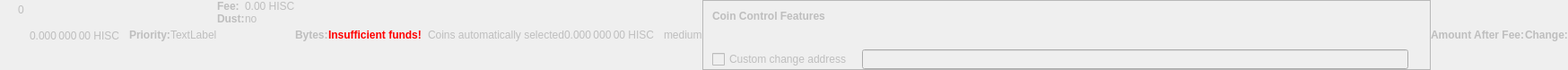
    <widget class="QWidget" name="dummyHideWidget" native="true">
     <property name="enabled">
      <bool>false</bool>
     </property>
     <property name="maximumSize">
      <size>
       <width>100</width>
       <height>22</height>
      </size>
     </property>
     <layout class="QHBoxLayout" name="dummyHideLayout">
      <property name="spacing">
       <number>0</number>
      </property>
      <property name="leftMargin">
       <number>0</number>
      </property>
      <property name="topMargin">
       <number>0</number>
      </property>
      <property name="rightMargin">
       <number>0</number>
      </property>
      <property name="bottomMargin">
       <number>0</number>
      </property>
      <item>
       <layout class="QFormLayout" name="formLayoutCoinControl1">
        <property name="horizontalSpacing">
         <number>10</number>
        </property>
        <property name="verticalSpacing">
         <number>14</number>
        </property>
        <property name="leftMargin">
         <number>10</number>
        </property>
        <property name="topMargin">
         <number>4</number>
        </property>
        <property name="rightMargin">
         <number>6</number>
        </property>
        <item row="0" column="1">
         <widget class="QLabel" name="labelCoinControlBytes">
          <property name="cursor">
           <cursorShape>IBeamCursor</cursorShape>
          </property>
          <property name="contextMenuPolicy">
           <enum>Qt::ActionsContextMenu</enum>
          </property>
          <property name="text">
           <string notr="true">0</string>
          </property>
          <property name="textInteractionFlags">
           <set>Qt::LinksAccessibleByMouse|Qt::TextSelectableByKeyboard|Qt::TextSelectableByMouse</set>
          </property>
         </widget>
        </item>
       </layout>
      </item>
      <item>
       <widget class="QLabel" name="labelCoinControlAfterFee">
        <property name="enabled">
         <bool>false</bool>
        </property>
        <property name="sizePolicy">
         <sizepolicy hsizetype="Fixed" vsizetype="Fixed">
          <horstretch>0</horstretch>
          <verstretch>0</verstretch>
         </sizepolicy>
        </property>
        <property name="minimumSize">
         <size>
          <width>111</width>
          <height>12</height>
         </size>
        </property>
        <property name="maximumSize">
         <size>
          <width>111</width>
          <height>12</height>
         </size>
        </property>
        <property name="cursor">
         <cursorShape>IBeamCursor</cursorShape>
        </property>
        <property name="contextMenuPolicy">
         <enum>Qt::ActionsContextMenu</enum>
        </property>
        <property name="text">
         <string notr="true">0.000 000 00 HISC</string>
        </property>
        <property name="textInteractionFlags">
         <set>Qt::LinksAccessibleByMouse|Qt::TextSelectableByKeyboard|Qt::TextSelectableByMouse</set>
        </property>
       </widget>
      </item>
      <item>
       <widget class="QLabel" name="labelCoinControlPriorityText">
        <property name="enabled">
         <bool>false</bool>
        </property>
        <property name="font">
         <font>
          <weight>75</weight>
          <bold>true</bold>
         </font>
        </property>
        <property name="text">
         <string>Priority:</string>
        </property>
       </widget>
      </item>
      <item>
       <layout class="QHBoxLayout" name="horizontalLayout">
        <item>
         <widget class="QLabel" name="WarningLabel">
          <property name="text">
           <string>TextLabel</string>
          </property>
         </widget>
        </item>
       </layout>
      </item>
      <item>
       <layout class="QFormLayout" name="formLayoutCoinControl3">
        <property name="horizontalSpacing">
         <number>0</number>
        </property>
        <property name="verticalSpacing">
         <number>0</number>
        </property>
        <property name="leftMargin">
         <number>0</number>
        </property>
        <property name="topMargin">
         <number>0</number>
        </property>
        <property name="rightMargin">
         <number>0</number>
        </property>
        <item row="0" column="0">
         <widget class="QLabel" name="labelCoinControlFeeText">
          <property name="enabled">
           <bool>false</bool>
          </property>
          <property name="font">
           <font>
            <weight>75</weight>
            <bold>true</bold>
           </font>
          </property>
          <property name="text">
           <string>Fee:</string>
          </property>
          <property name="margin">
           <number>0</number>
          </property>
         </widget>
        </item>
        <item row="0" column="1">
         <widget class="QLabel" name="labelCoinControlFee">
          <property name="enabled">
           <bool>false</bool>
          </property>
          <property name="cursor">
           <cursorShape>IBeamCursor</cursorShape>
          </property>
          <property name="contextMenuPolicy">
           <enum>Qt::ActionsContextMenu</enum>
          </property>
          <property name="text">
           <string notr="true">0.00 HISC</string>
          </property>
          <property name="textInteractionFlags">
           <set>Qt::LinksAccessibleByMouse|Qt::TextSelectableByKeyboard|Qt::TextSelectableByMouse</set>
          </property>
         </widget>
        </item>
        <item row="1" column="0">
         <widget class="QLabel" name="labelCoinControlLowOutputText">
          <property name="enabled">
           <bool>false</bool>
          </property>
          <property name="font">
           <font>
            <weight>75</weight>
            <bold>true</bold>
           </font>
          </property>
          <property name="text">
           <string>Dust:</string>
          </property>
         </widget>
        </item>
        <item row="1" column="1">
         <widget class="QLabel" name="labelCoinControlLowOutput">
          <property name="enabled">
           <bool>false</bool>
          </property>
          <property name="cursor">
           <cursorShape>IBeamCursor</cursorShape>
          </property>
          <property name="contextMenuPolicy">
           <enum>Qt::ActionsContextMenu</enum>
          </property>
          <property name="text">
           <string>no</string>
          </property>
          <property name="textInteractionFlags">
           <set>Qt::LinksAccessibleByMouse|Qt::TextSelectableByKeyboard|Qt::TextSelectableByMouse</set>
          </property>
         </widget>
        </item>
       </layout>
      </item>
      <item>
       <widget class="QLabel" name="labelCoinControlBytesText">
        <property name="enabled">
         <bool>false</bool>
        </property>
        <property name="font">
         <font>
          <weight>75</weight>
          <bold>true</bold>
         </font>
        </property>
        <property name="text">
         <string>Bytes:</string>
        </property>
       </widget>
      </item>
      <item>
       <layout class="QFormLayout" name="formLayoutCoinControl2">
        <property name="horizontalSpacing">
         <number>0</number>
        </property>
        <property name="verticalSpacing">
         <number>0</number>
        </property>
        <property name="leftMargin">
         <number>0</number>
        </property>
        <property name="topMargin">
         <number>0</number>
        </property>
        <property name="rightMargin">
         <number>0</number>
        </property>
       </layout>
      </item>
      <item>
       <layout class="QHBoxLayout" name="horizontalLayoutCoinControl2">
        <property name="spacing">
         <number>0</number>
        </property>
        <property name="bottomMargin">
         <number>0</number>
        </property>
       </layout>
      </item>
      <item>
       <widget class="QLabel" name="labelCoinControlInsuffFunds">
        <property name="enabled">
         <bool>false</bool>
        </property>
        <property name="minimumSize">
         <size>
          <width>0</width>
          <height>0</height>
         </size>
        </property>
        <property name="font">
         <font>
          <weight>75</weight>
          <bold>true</bold>
         </font>
        </property>
        <property name="styleSheet">
         <string notr="true">color:red;font-weight:bold;</string>
        </property>
        <property name="text">
         <string>Insufficient funds!</string>
        </property>
        <property name="margin">
         <number>5</number>
        </property>
       </widget>
      </item>
      <item>
       <layout class="QFormLayout" name="formLayoutCoinControl4">
        <property name="horizontalSpacing">
         <number>0</number>
        </property>
        <property name="verticalSpacing">
         <number>0</number>
        </property>
        <property name="leftMargin">
         <number>0</number>
        </property>
        <property name="topMargin">
         <number>0</number>
        </property>
        <property name="rightMargin">
         <number>0</number>
        </property>
       </layout>
      </item>
      <item>
       <widget class="QLabel" name="labelCoinControlChangeLabel">
        <property name="enabled">
         <bool>false</bool>
        </property>
        <property name="sizePolicy">
         <sizepolicy hsizetype="Preferred" vsizetype="Expanding">
          <horstretch>0</horstretch>
          <verstretch>0</verstretch>
         </sizepolicy>
        </property>
        <property name="minimumSize">
         <size>
          <width>0</width>
          <height>0</height>
         </size>
        </property>
        <property name="text">
         <string/>
        </property>
        <property name="margin">
         <number>3</number>
        </property>
       </widget>
      </item>
      <item>
       <widget class="QLabel" name="labelCoinControlAutomaticallySelected">
        <property name="enabled">
         <bool>false</bool>
        </property>
        <property name="sizePolicy">
         <sizepolicy hsizetype="Fixed" vsizetype="Fixed">
          <horstretch>0</horstretch>
          <verstretch>0</verstretch>
         </sizepolicy>
        </property>
        <property name="minimumSize">
         <size>
          <width>0</width>
          <height>0</height>
         </size>
        </property>
        <property name="maximumSize">
         <size>
          <width>240</width>
          <height>16777215</height>
         </size>
        </property>
        <property name="text">
         <string>Coins automatically selected</string>
        </property>
        <property name="margin">
         <number>5</number>
        </property>
       </widget>
      </item>
      <item>
       <widget class="QLabel" name="labelCoinControlChange">
        <property name="enabled">
         <bool>false</bool>
        </property>
        <property name="sizePolicy">
         <sizepolicy hsizetype="Fixed" vsizetype="Fixed">
          <horstretch>0</horstretch>
          <verstretch>0</verstretch>
         </sizepolicy>
        </property>
        <property name="minimumSize">
         <size>
          <width>111</width>
          <height>0</height>
         </size>
        </property>
        <property name="maximumSize">
         <size>
          <width>111</width>
          <height>16777215</height>
         </size>
        </property>
        <property name="cursor">
         <cursorShape>IBeamCursor</cursorShape>
        </property>
        <property name="contextMenuPolicy">
         <enum>Qt::ActionsContextMenu</enum>
        </property>
        <property name="text">
         <string notr="true">0.000 000 00 HISC</string>
        </property>
        <property name="textInteractionFlags">
         <set>Qt::LinksAccessibleByMouse|Qt::TextSelectableByKeyboard|Qt::TextSelectableByMouse</set>
        </property>
       </widget>
      </item>
      <item>
       <widget class="QLabel" name="labelCoinControlPriority">
        <property name="enabled">
         <bool>false</bool>
        </property>
        <property name="cursor">
         <cursorShape>IBeamCursor</cursorShape>
        </property>
        <property name="contextMenuPolicy">
         <enum>Qt::ActionsContextMenu</enum>
        </property>
        <property name="text">
         <string>medium</string>
        </property>
        <property name="textInteractionFlags">
         <set>Qt::LinksAccessibleByMouse|Qt::TextSelectableByKeyboard|Qt::TextSelectableByMouse</set>
        </property>
       </widget>
      </item>
      <item>
       <widget class="QFrame" name="frameCoinControl">
        <property name="sizePolicy">
         <sizepolicy hsizetype="Expanding" vsizetype="Expanding">
          <horstretch>0</horstretch>
          <verstretch>0</verstretch>
         </sizepolicy>
        </property>
        <property name="maximumSize">
         <size>
          <width>16777215</width>
          <height>16777215</height>
         </size>
        </property>
        <property name="frameShape">
         <enum>QFrame::StyledPanel</enum>
        </property>
        <property name="frameShadow">
         <enum>QFrame::Sunken</enum>
        </property>
        <layout class="QVBoxLayout" name="verticalLayoutCoinControl2_2">
         <property name="spacing">
          <number>0</number>
         </property>
         <property name="leftMargin">
          <number>0</number>
         </property>
         <property name="topMargin">
          <number>0</number>
         </property>
         <property name="rightMargin">
          <number>0</number>
         </property>
         <property name="bottomMargin">
          <number>0</number>
         </property>
         <item>
          <layout class="QVBoxLayout" name="verticalLayoutCoinControl" stretch="0,0,0,1">
           <property name="spacing">
            <number>0</number>
           </property>
           <property name="leftMargin">
            <number>10</number>
           </property>
           <property name="topMargin">
            <number>10</number>
           </property>
           <item>
            <layout class="QHBoxLayout" name="horizontalLayoutCoinControl1">
             <property name="bottomMargin">
              <number>15</number>
             </property>
             <item>
              <widget class="QLabel" name="labelCoinControlFeatures">
               <property name="enabled">
                <bool>false</bool>
               </property>
               <property name="sizePolicy">
                <sizepolicy hsizetype="Preferred" vsizetype="Maximum">
                 <horstretch>0</horstretch>
                 <verstretch>0</verstretch>
                </sizepolicy>
               </property>
               <property name="font">
                <font>
                 <weight>75</weight>
                 <bold>true</bold>
                </font>
               </property>
               <property name="styleSheet">
                <string notr="true">font-weight:bold;</string>
               </property>
               <property name="text">
                <string>Coin Control Features</string>
               </property>
              </widget>
             </item>
            </layout>
           </item>
           <item>
            <widget class="QWidget" name="widgetCoinControl" native="true">
             <property name="sizePolicy">
              <sizepolicy hsizetype="Preferred" vsizetype="Preferred">
               <horstretch>0</horstretch>
               <verstretch>0</verstretch>
              </sizepolicy>
             </property>
             <property name="minimumSize">
              <size>
               <width>0</width>
               <height>0</height>
              </size>
             </property>
             <property name="styleSheet">
              <string notr="true"/>
             </property>
             <layout class="QHBoxLayout" name="horizontalLayoutCoinControl5_2">
              <property name="leftMargin">
               <number>0</number>
              </property>
              <property name="topMargin">
               <number>0</number>
              </property>
              <property name="rightMargin">
               <number>0</number>
              </property>
              <property name="bottomMargin">
               <number>0</number>
              </property>
              <item>
               <layout class="QHBoxLayout" name="horizontalLayoutCoinControl3">
                <property name="spacing">
                 <number>20</number>
                </property>
                <property name="topMargin">
                 <number>0</number>
                </property>
                <property name="bottomMargin">
                 <number>10</number>
                </property>
               </layout>
              </item>
             </layout>
            </widget>
           </item>
           <item>
            <layout class="QHBoxLayout" name="horizontalLayoutCoinControl4" stretch="0,0,0">
             <property name="spacing">
              <number>12</number>
             </property>
             <property name="sizeConstraint">
              <enum>QLayout::SetDefaultConstraint</enum>
             </property>
             <property name="topMargin">
              <number>5</number>
             </property>
             <property name="rightMargin">
              <number>5</number>
             </property>
             <item>
              <widget class="QCheckBox" name="checkBoxCoinControlChange">
               <property name="enabled">
                <bool>false</bool>
               </property>
               <property name="toolTip">
                <string>If this is activated, but the change address is empty or invalid, change will be sent to a newly generated address.</string>
               </property>
               <property name="text">
                <string>Custom change address</string>
               </property>
              </widget>
             </item>
             <item>
              <widget class="QValidatedLineEdit" name="lineEditCoinControlChange">
               <property name="enabled">
                <bool>false</bool>
               </property>
               <property name="sizePolicy">
                <sizepolicy hsizetype="Expanding" vsizetype="Fixed">
                 <horstretch>0</horstretch>
                 <verstretch>0</verstretch>
                </sizepolicy>
               </property>
              </widget>
             </item>
             <item>
              <widget class="QLabel" name="labelCoinControlChangeLabel_2">
               <property name="sizePolicy">
                <sizepolicy hsizetype="Preferred" vsizetype="Expanding">
                 <horstretch>0</horstretch>
                 <verstretch>0</verstretch>
                </sizepolicy>
               </property>
               <property name="minimumSize">
                <size>
                 <width>0</width>
                 <height>0</height>
                </size>
               </property>
               <property name="text">
                <string/>
               </property>
               <property name="margin">
                <number>3</number>
               </property>
              </widget>
             </item>
            </layout>
           </item>
           <item>
            <spacer name="verticalSpacerCoinControl">
             <property name="orientation">
              <enum>Qt::Vertical</enum>
             </property>
             <property name="sizeHint" stdset="0">
              <size>
               <width>800</width>
               <height>1</height>
              </size>
             </property>
            </spacer>
           </item>
          </layout>
         </item>
        </layout>
       </widget>
      </item>
      <item>
       <widget class="QLabel" name="labelCoinControlAfterFeeText">
        <property name="enabled">
         <bool>false</bool>
        </property>
        <property name="minimumSize">
         <size>
          <width>0</width>
          <height>0</height>
         </size>
        </property>
        <property name="maximumSize">
         <size>
          <width>16777215</width>
          <height>16777215</height>
         </size>
        </property>
        <property name="font">
         <font>
          <weight>75</weight>
          <bold>true</bold>
         </font>
        </property>
        <property name="text">
         <string>Amount After Fee:</string>
        </property>
        <property name="alignment">
         <set>Qt::AlignLeading|Qt::AlignLeft|Qt::AlignVCenter</set>
        </property>
        <property name="margin">
         <number>0</number>
        </property>
       </widget>
      </item>
      <item>
       <widget class="QLabel" name="labelCoinControlChangeText">
        <property name="enabled">
         <bool>false</bool>
        </property>
        <property name="sizePolicy">
         <sizepolicy hsizetype="Preferred" vsizetype="Preferred">
          <horstretch>0</horstretch>
          <verstretch>0</verstretch>
         </sizepolicy>
        </property>
        <property name="minimumSize">
         <size>
          <width>0</width>
          <height>0</height>
         </size>
        </property>
        <property name="maximumSize">
         <size>
          <width>16777215</width>
          <height>16777215</height>
         </size>
        </property>
        <property name="font">
         <font>
          <weight>75</weight>
          <bold>true</bold>
         </font>
        </property>
        <property name="text">
         <string>Change:</string>
        </property>
        <property name="alignment">
         <set>Qt::AlignLeading|Qt::AlignLeft|Qt::AlignVCenter</set>
        </property>
       </widget>
      </item>
     </layout>
    </widget>
